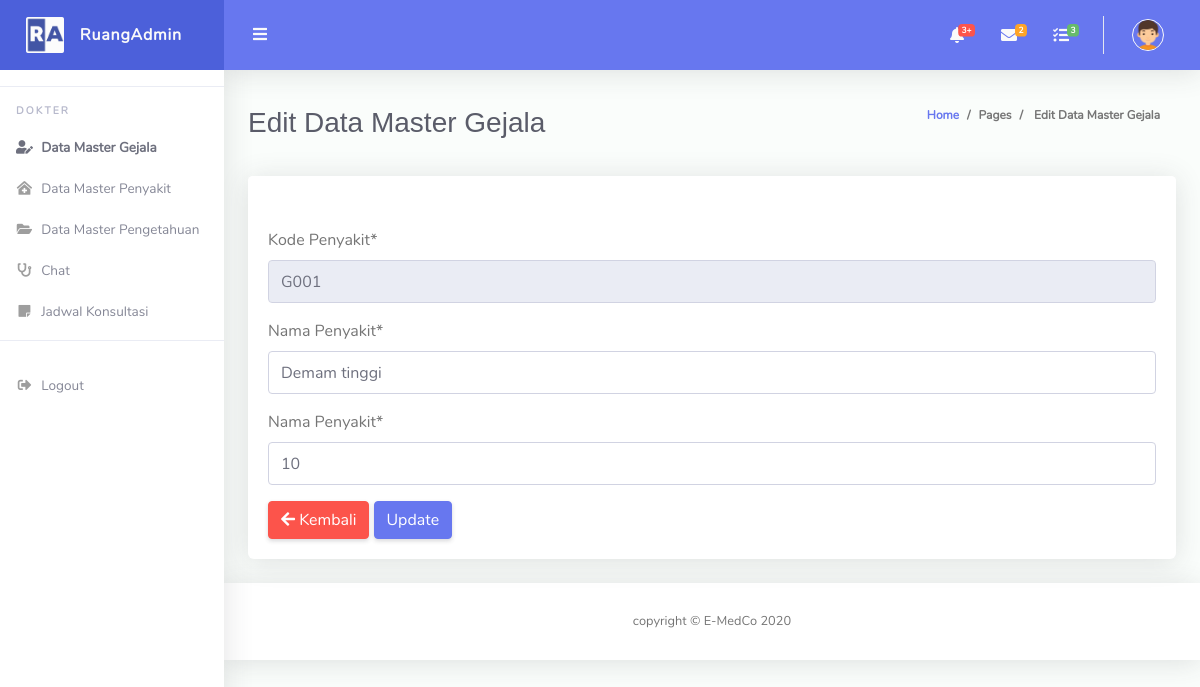
Page /Dokter/Data_Gejala/edit/1 (signed in) on the committed database.
### tables this page shows
CREATE TABLE `tb_gejala` (
  `id_gejala` int(11) NOT NULL,
  `kd_gejala` varchar(12) NOT NULL,
  `nama_gejala` varchar(128) NOT NULL,
  `poin_gejala` double NOT NULL
);

### application/controllers/Dokter/Data_Gejala.php (called while the page is built, shortened)
<?php
class Data_Gejala extends CI_Controller
{
    public function __construct()
    {
        $this->load->library('form_validation');
        $this->load->model('Pakar_model');
    }
    public function edit($id_gejala)
    {
        $data['title'] = 'Edit Data Master Gejala';
        $data['user'] = $this->db->get_where('tb_user', ['email' => $this->session->userdata('email')])->row_array();
        $data['row'] = $this->Pakar_model->getDataGejala($id_gejala);
        $this->load->view('layout/apotek/header', $data);
        $this->load->view('layout/dokter/sidebar', $data);
        $this->load->view('layout/apotek/topbar', $data);
        $this->load->view('pages/dokter/edit/edit-data-gejala', $data);
        $this->load->view('layout/apotek/footer', $data);
    }
}

### index.php (called while the page is built, shortened)
<?php
require_once BASEPATH.'core/CodeIgniter.php';

### application/models/Pakar_model.php (called while the page is built, shortened)
<?php
class Pakar_model extends CI_Model
{
    public function getDataGejala($id_gejala)
    {
        $query = $this->db->query('SELECT * FROM tb_gejala WHERE `id_gejala` =' . $id_gejala);
        return $query->row();
    }
}

### application/views/pages/dokter/edit/edit-data-gejala.php (the view, shortened to what this page needs)
<div class="container-fluid" id="container-wrapper">
    <div class="d-sm-flex align-items-center justify-content-between mb-4">
        <h1 class="h3 mb-0 text-gray-800"> <?= $title; ?></h1>
        <ol class="breadcrumb">
            <li class="breadcrumb-item"><a href="./">Home</a></li>
            <li class="breadcrumb-item">Pages</li>
            <li class="breadcrumb-item active" aria-current="page"> <?= $title; ?></li>
        </ol>
    </div>
    <div class="row">
        <div class="col-lg">
            <div class="card mb-4">
                <div class="card-header py-3 d-flex flex-row align-items-center justify-content-between">
                </div>
                <div class="card-body">
                    <form method="post" action="<?= base_url('Dokter/Data_Gejala/update'); ?>/<?= $row->id_gejala; ?>" enctype="multipart/form-data">
                        <div class="form-group">
                            <label for="kd_gejala">Kode Penyakit*</label>
                            <input class="form-control" type="text" value="<?= $row->kd_gejala; ?>" name="kd_gejala" id="kd_gejala" placeholder="Kode Penyakit" readonly />
                        </div>
                        <div class="form-group">
                            <label for="nama_gejala">Nama Penyakit*</label>
                            <input class="form-control" type="text" value="<?= $row->nama_gejala; ?>" name="nama_gejala" id="nama_gejala" placeholder="Nama Produk" />
                        </div>
                        <div class="form-group">
                            <label for="poin_gejala">Nama Penyakit*</label>
                            <input class="form-control" type="text" value="<?= $row->poin_gejala; ?>" name="poin_gejala" id="poin_gejala" placeholder="Nama Produk" />
                        </div>
                        <a href="<?= base_url('Dokter/Data_Gejala') ?>" class="btn btn-danger">
                            <span class="icon text-white-10">
                                <i class="fas fa-arrow-left"></i>
                            </span>
                            <span class="text">Kembali</span>
                        </a>
                        <button type="submit" class="btn btn-primary" value="save" onclick="return confirm ('Apakah ingin merubah data ?'); ">Update</button>
                    </form>
                </div>
            </div>
        </div>
    </div>
</div>

### rows in the picture
tb_gejala: kd_gejala "G001", nama_gejala "Demam tinggi", poin_gejala "10"

### other values in the picture
$title "Edit Data Master Gejala"
